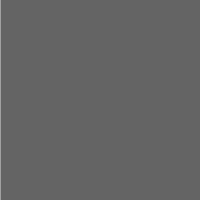
Frame 1 (no input)
Frame 60 (the mouse pressed at the canvas centre just before this capture): identical to frame 1, image omitted
Frame 120 (the mouse held since frame 60 and released just before this capture): identical to frame 1, image omitted

The Processing sketch that drew this single still picture (run headless with seeded random() and noise(); from frame 60 on, the mouse is pressed at the canvas centre):

// Processing sketch: kapitel_9_eksempel_9_10
// ── kapitel_9_eksempel_9_10.pde
Stripe[] stripes = new Stripe[10];

void setup() {
  size(200, 200);
  for (int i = 0; i < stripes.length; i++) {
    stripes[i] = new Stripe();
  }
}

void draw() {
  background(100);

  //move and display all stripes
  for (int i = 0; i < stripes.length; i++) {
    stripes[i].rollover(mouseX, mouseY);
    stripes[i].move();
    stripes[i].display();
  }
}

class Stripe {          //class
  float xPos;                //horizontal location of stripe
  float speed;               //speed of stripe
  float w;                   // width of stripe
  boolean mouse;            //is the mouse over the stripe?
  
  Stripe() {          //constructor
    xPos = 0;                //all stripes start at 0
    speed = random(1);        //all stripes have a random positive speed
    w = random(10,30);
    mouse = false;
  }
  
  void display() {
    if(mouse) {
      fill(255);
    }
    else {
      fill(255,100);
    }
    noStroke();
    rect(xPos, 0, w, height);
  }
  
  void move() {
    xPos += speed;
    if(xPos < width+20) {
    xPos = -20;
    }
  }
  
  void rollover(int mx, int my) {
    //left edge is xPos, right edge is xPos + w
    if (mx < xPos && mx < xPos + w) {
    mouse = true;
    }
    else{
      mouse = false;
    }
  }
}

    
  
  
